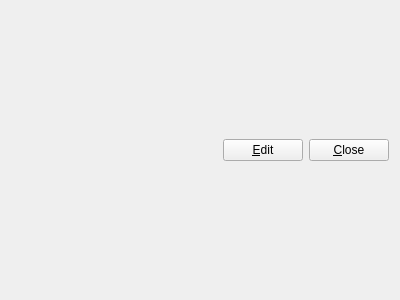
<?xml version="1.0" encoding="UTF-8"?>
<ui version="4.0">
 <class>Form</class>
 <widget class="QWidget" name="Form">
  <property name="geometry">
   <rect>
    <x>0</x>
    <y>0</y>
    <width>400</width>
    <height>300</height>
   </rect>
  </property>
  <property name="windowTitle">
   <string>Form</string>
  </property>
  <layout class="QVBoxLayout" name="verticalLayout">
   <item>
    <layout class="QHBoxLayout" name="horizontalLayout">
     <item>
      <spacer name="horizontalSpacer">
       <property name="orientation">
        <enum>Qt::Horizontal</enum>
       </property>
       <property name="sizeHint" stdset="0">
        <size>
         <width>40</width>
         <height>20</height>
        </size>
       </property>
      </spacer>
     </item>
     <item>
      <widget class="QPushButton" name="editButton">
       <property name="text">
        <string>&amp;Edit</string>
       </property>
      </widget>
     </item>
     <item>
      <widget class="QPushButton" name="closeButton">
       <property name="text">
        <string>&amp;Close</string>
       </property>
      </widget>
     </item>
    </layout>
   </item>
  </layout>
 </widget>
 <resources/>
 <connections/>
</ui>
